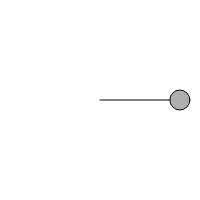
Frame 1 (no input)
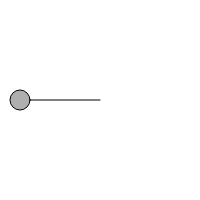
Frame 60 (no input)
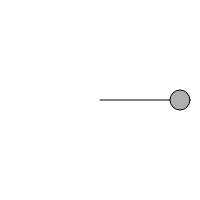
Frame 120 (the mouse pressed at the canvas centre since frame 60)

The p5.js sketch that drew these frames (run headless with seeded random() and noise() and a simulated clock; from frame 60 on, the mouse is pressed at the canvas centre):

// p5.js sketch
// ── sketch.js
let amplitude = 80;
let period = 120;

function setup() {
  createCanvas(200, 200);
}

function draw() {
  background(255);

  let x = amplitude * cos((TWO_PI * frameCount) / period);

  stroke(0);
  fill(175);
  translate(width / 2, height / 2);
  line(0, 0, x, 0);
  ellipse(x, 0, 20, 20);
}
